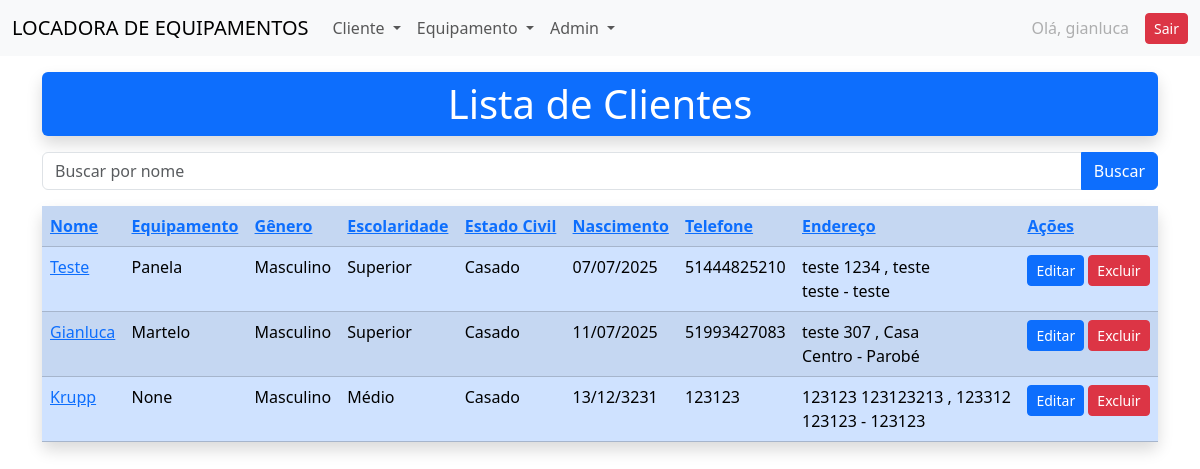
The page /locadora/usuarios/ (signed in) on the database as committed earlier.
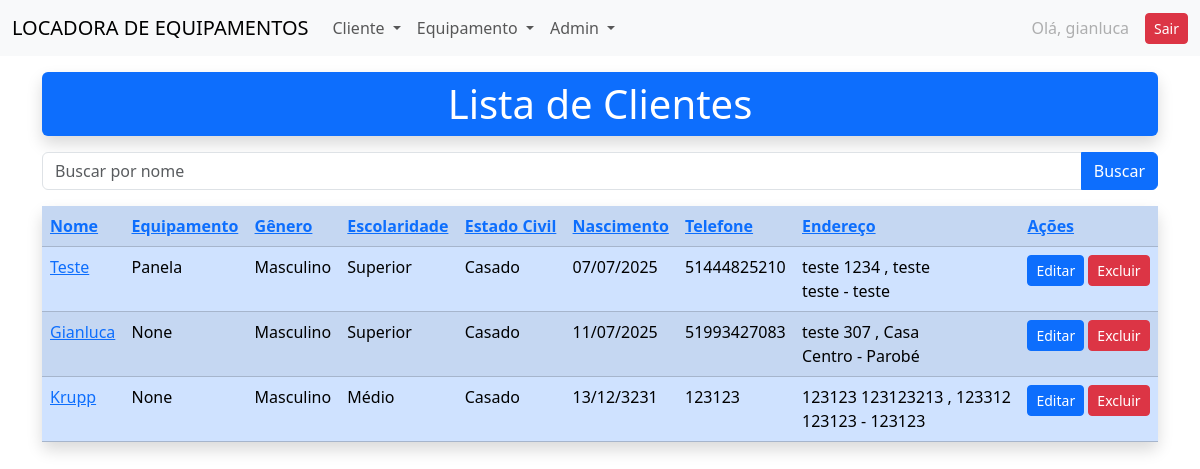
The same page on the database as committed later.
### locadora/models.py (models this page shows, shortened)
class Usuario(models.Model):
    nome = models.CharField(max_length=100)
    data_nascimento = models.DateField()
    cpf = models.CharField(max_length=14, unique=True)
    genero = models.CharField(max_length=2, choices=GENERO_CHOICES)
    estado_civil = models.CharField(max_length=30, choices=ESTADO_CIVIL_CHOICES)
    escolaridade = models.CharField(max_length=50, choices=ESCOLARIDADE_CHOICES)
    equipamento = models.ForeignKey(Equipamento, on_delete=models.SET_NULL, null=True, blank=True)
    ativo = models.BooleanField(default=True)
    telefone = models.CharField(max_length=15, blank=True, null=True)
    cidade = models.CharField(max_length=100, blank=True, null=True)
    bairro = models.CharField(max_length=100, blank=True, null=True)
    rua = models.CharField(max_length=100, blank=True, null=True)
    numero = models.CharField(max_length=10, blank=True, null=True)
    complemento = models.CharField(max_length=100, blank=True, null=True)

class Equipamento(models.Model):
    nome = models.CharField(max_length=100)
    modelo = models.CharField(max_length=100, blank=True, null=True)
    numero_serie = models.CharField(max_length=100, blank=True, null=True)
    status = models.CharField(
        max_length=20,
        choices=STATUS_CHOICES,
        default='DISPONIVEL'
    )
    categoria = models.CharField(max_length=100, blank=True, null=True)
    fabricante = models.CharField(max_length=100, blank=True, null=True)
    em_manutencao = models.BooleanField(default=False)
    data_alugado = models.DateField(null=True, blank=True)
    foto = StdImageField(
        upload_to='fotos/equipamentos',
        variations={'thumb': (150, 150), 'medium': (300, 300)},
        blank=True,
        null=True
    )
    def __str__(self):
        return self.nome

### locadora/views.py (the view)
# urls.py: path('usuarios/', views.usuarios, name='usuarios'),
@login_required
def usuarios(request):
    query = request.GET.get('busca', '')
    if query:
        usuarios = Usuario.objects.filter(ativo=True, nome__icontains=query)
    else:
        usuarios = Usuario.objects.filter(ativo=True)
    dados = {
        'usuarios': usuarios,
        'ativos': True,
        'query': query,
    }
    return render(request, 'locadora/lista_clientes.html', dados)

### locadora/templates/locadora/lista_clientes.html (shortened to what this page needs)
{% extends 'locadora/base.html' %}
{% block content %}
<div class="container my-3">
    {% if ativos %}
        <h1 class="text-center bg-primary text-white py-2 shadow rounded">Lista de Clientes</h1>
    {% else %}
        <h1 class="text-center bg-primary text-white py-2 shadow rounded">Lista de Clientes Inativos</h1>
    {% endif %}
</div>
{% include 'locadora/partials/_busca.html' %}
<div class="container">
    <table class="table table-striped table-hover table-primary shadow rounded">
        <tr class="bg-primary text-white">
            {% if ativos %}
                <th><a href="{% url 'ordenar_usuarios' 'nome' %}?busca={{ query }}">Nome</a></th>
                <th><a href="{% url 'ordenar_usuarios' 'equipamento' %}?busca={{ query }}">Equipamento</a></th>
                <th><a href="{% url 'ordenar_usuarios' 'genero' %}?busca={{ query }}">Gênero</a></th>
                <th><a href="{% url 'ordenar_usuarios' 'escolaridade' %}?busca={{ query }}">Escolaridade</a></th>
                <th><a href="{% url 'ordenar_usuarios' 'estado_civil' %}?busca={{ query }}">Estado Civil</a></th>
                <th><a href="{% url 'ordenar_usuarios' 'data_nascimento' %}?busca={{ query }}">Nascimento</a></th>
                <th><a href="{% url 'ordenar_usuarios' 'telefone' %}?busca={{ query }}">Telefone</a></th>
                <th><a href="#">Endereço</a></th>
                <th><a href="#">Ações</a></th>
            {% endif %}
        </tr>
        {% for usuario in usuarios %}
        <tr>
            <td><a href="{% url 'detalhes_cliente' usuario.id %}">{{ usuario.nome }}</a></td>
            <td>{{ usuario.equipamento }}</td>
            <td>{{ usuario.get_genero_display }}</td>
            <td>{{ usuario.get_escolaridade_display }}</td>
            <td>{{ usuario.get_estado_civil_display }}</td>
            <td>{{ usuario.data_nascimento|date:"d/m/Y" }}</td>
            <td>{{ usuario.telefone|default:"-" }}</td>
            <td>
                {{ usuario.rua|default:"" }} {{ usuario.numero|default:"" }}
                {% if usuario.complemento %}, {{ usuario.complemento }}{% endif %}<br>
                {{ usuario.bairro|default:"" }} - {{ usuario.cidade|default:"" }}
            </td>
            <td>
                {% if ativos %}
                    <a href="{% url 'editar_cliente' usuario.id %}" class="btn btn-primary btn-sm text-white">Editar</a>
                    <a href="{% url 'excluir_usuario' usuario.id %}" class="btn btn-danger btn-sm">Excluir</a>
                {% else %}
                    <a href="{% url 'ativar_usuario' usuario.id %}" class="btn btn-success btn-sm">Ativar</a>
                {% endif %}
            </td>
        </tr>
        {% empty %}
        <tr>
            <td colspan="9" class="text-center">Nenhum cliente encontrado.</td>
        </tr>
        {% endfor %}
    </table>
</div>
{% endblock %}

Rows that differ between the two databases and show on the page:
changed Usuario "Gianluca": equipamento "Martelo" → "None"
